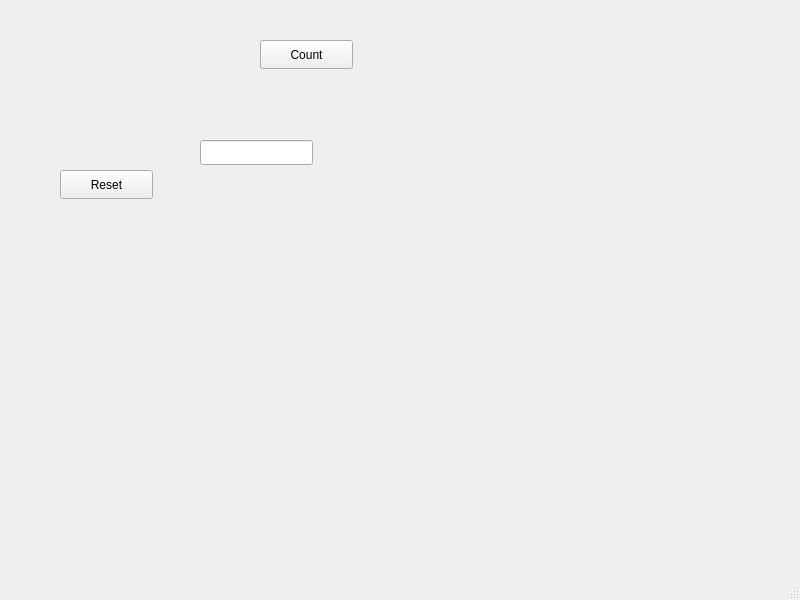
<?xml version="1.0" encoding="UTF-8"?>
<ui version="4.0">
 <class>MainWindow</class>
 <widget class="QMainWindow" name="MainWindow">
  <property name="geometry">
   <rect>
    <x>0</x>
    <y>0</y>
    <width>800</width>
    <height>600</height>
   </rect>
  </property>
  <property name="windowTitle">
   <string>MainWindow</string>
  </property>
  <widget class="QWidget" name="centralwidget">
   <widget class="QPushButton" name="Count">
    <property name="geometry">
     <rect>
      <x>260</x>
      <y>40</y>
      <width>93</width>
      <height>29</height>
     </rect>
    </property>
    <property name="text">
     <string>Count</string>
    </property>
   </widget>
   <widget class="QPushButton" name="Reset">
    <property name="geometry">
     <rect>
      <x>60</x>
      <y>170</y>
      <width>93</width>
      <height>29</height>
     </rect>
    </property>
    <property name="text">
     <string>Reset</string>
    </property>
   </widget>
   <widget class="QLineEdit" name="lineEdit">
    <property name="geometry">
     <rect>
      <x>200</x>
      <y>140</y>
      <width>113</width>
      <height>25</height>
     </rect>
    </property>
   </widget>
  </widget>
  <widget class="QMenuBar" name="menubar">
   <property name="geometry">
    <rect>
     <x>0</x>
     <y>0</y>
     <width>800</width>
     <height>18</height>
    </rect>
   </property>
  </widget>
  <widget class="QStatusBar" name="statusbar"/>
 </widget>
 <resources/>
 <connections/>
</ui>
